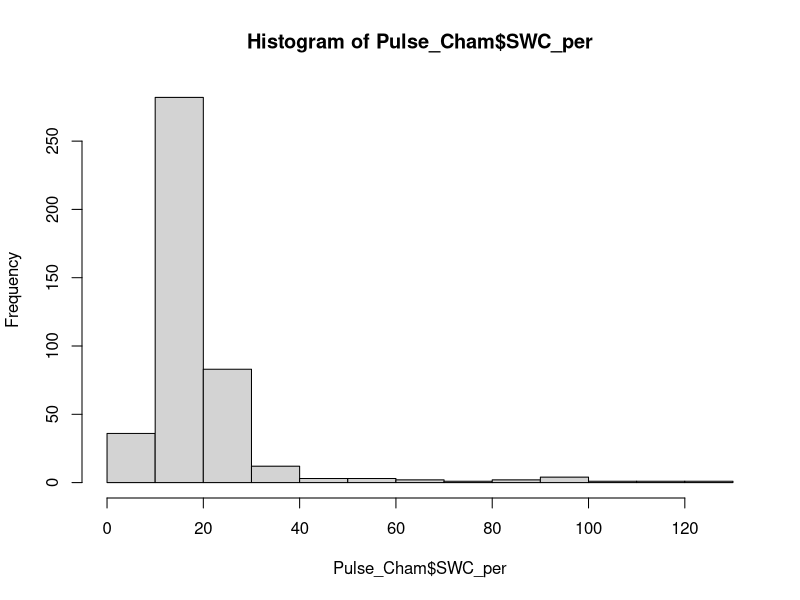
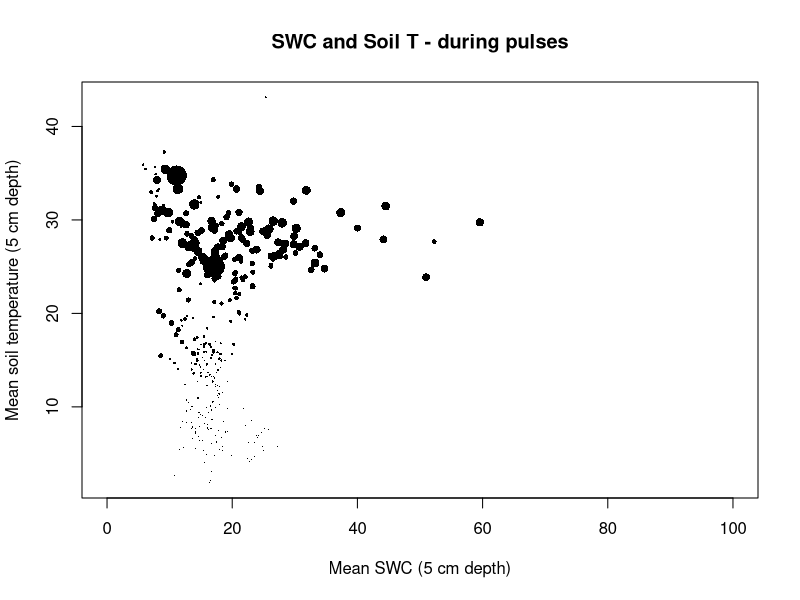
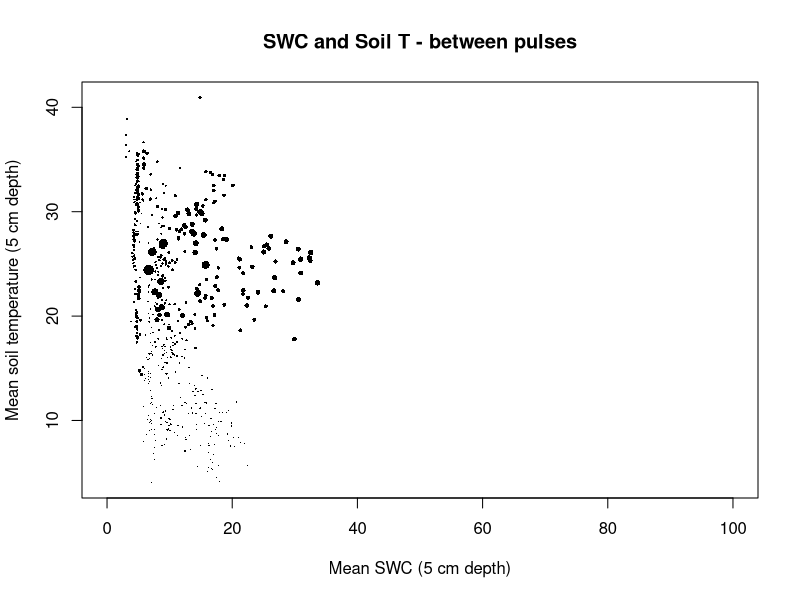

These figures' R source, in order:
# 27-06-2024
# Anastasia Makhnykina

library(dplyr)
library(tidyr)
library(tidyverse)
library(lubridate)
library(ggplot2)
library(units)

# In this file we will plot figures to show interactions between Rsoil and GPP

# Open file we need

summary_Cham_P <- read.csv("data/All summary chamber.csv")
Pulse_Cham <- read.csv("data/Pulse sum chamber.csv")
NonPulse_Cham <- read.csv("data/NonPulse sum chamber.csv")

Pulse_Cham$SWC_per <- Pulse_Cham$meanSWC*100

hist(Pulse_Cham$SWC_per)

# Plot the same for the mean ST / SWC
plot(Pulse_Cham$SWC_per, Pulse_Cham$meanTsoil, 
     cex = Pulse_Cham$meanRsoil/2, # set the point size based on meanRECO
     pch = 16, # use solid circles as the point symbol
     xlab = "Mean SWC (5 cm depth)", # add x-axis label
     ylab = "Mean soil temperature (5 cm depth)", # add y-axis label
     main = "SWC and Soil T - during pulses", # add plot title
     xlim=c(0,100))


NonPulse_Cham$SWC_per <- NonPulse_Cham$meanSWC*100

plot(NonPulse_Cham$SWC_per, NonPulse_Cham$meanTsoil, 
     cex = NonPulse_Cham$meanRsoil/2, # set the point size based on meanRECO
     pch = 16, # use solid circles as the point symbol
     xlab = "Mean SWC (5 cm depth)", # add x-axis label
     ylab = "Mean soil temperature (5 cm depth)", # add y-axis label
     main = "SWC and Soil T - between pulses" , # add plot title
     xlim=c(0,100))
